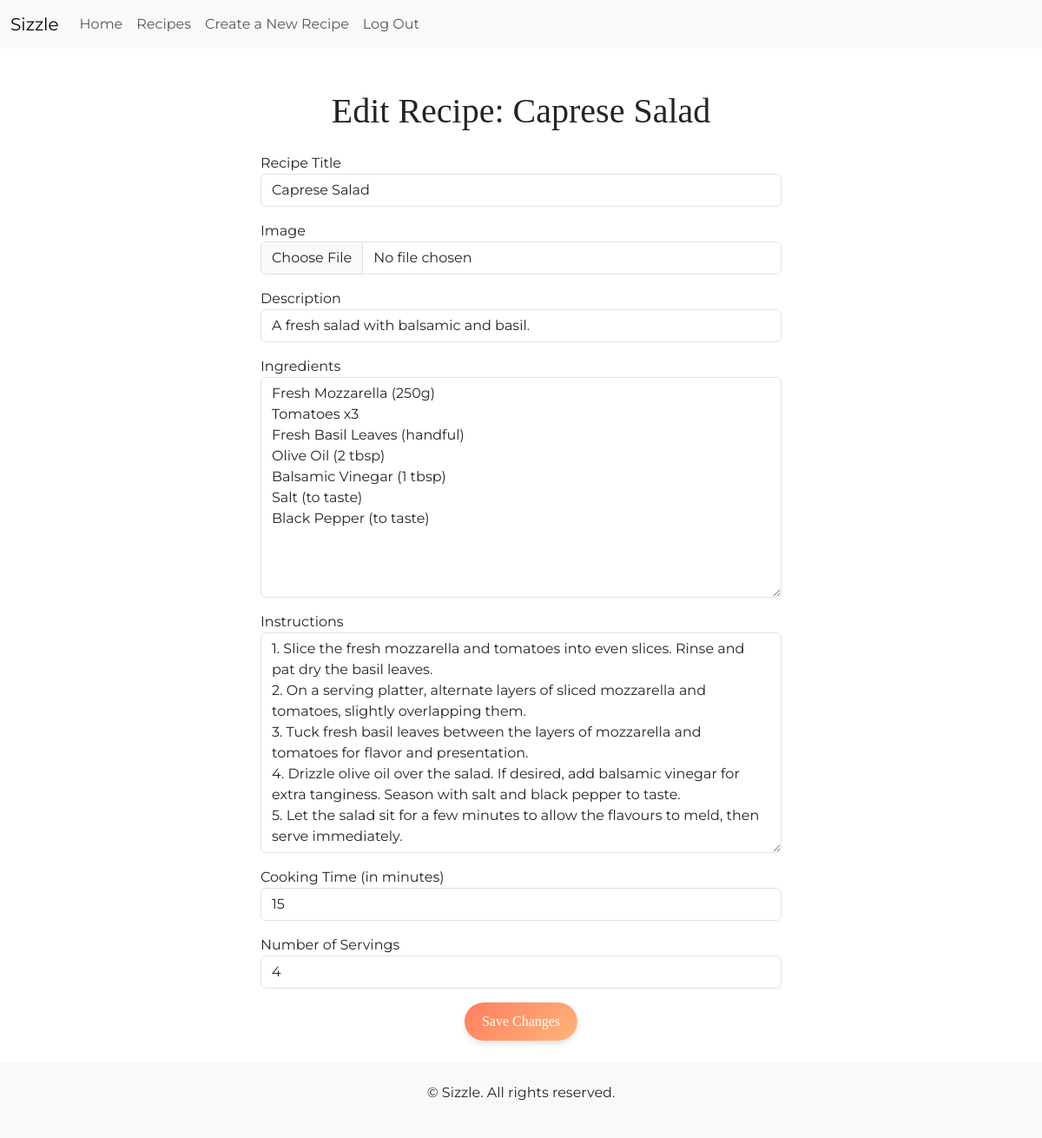
The app's page /recipes/edit/caprese-salad-85baba/ (signed in) with its own data.
### recipes/models.py (models this page shows, shortened)
class Recipe(models.Model):
    title = models.CharField(max_length=40)
    slug = models.SlugField(max_length=35, unique=True)
    author = models.ForeignKey(User, on_delete=models.CASCADE, related_name="user_recipes")
    featured_image = CloudinaryField('image')
    description = models.TextField(max_length=45)
    ingredients = models.TextField(null=True, blank=True)
    instructions = models.TextField()
    cooking_time = models.IntegerField()
    servings = models.IntegerField()
    created_on = models.DateTimeField(auto_now_add=True)
    average_rating = models.FloatField(default=0)
    class Meta:
        ordering = ['-created_on']

### recipes/views.py (the view)
# urls.py: path('recipes/edit/<slug:slug>/', edit_recipe, name='edit_recipe'),
@login_required
def edit_recipe(request, slug):
    recipe = get_object_or_404(Recipe, slug=slug)
    if request.method == 'POST':
        form = RecipeForm(request.POST, request.FILES, instance=recipe)
        if form.is_valid():
            form.save()
            messages.success(request, 'Recipe updated successfully!')
            return redirect('recipe_detail', slug=recipe.slug)
        else:
            messages.error(request, 'Please correct the errors below.')
    else:
        form = RecipeForm(instance=recipe)
    return render(request, 'recipes/edit_recipe.html', {'form': form, 'recipe': recipe, 'title': 'Edit Recipe'})

### templates/recipes/edit_recipe.html (shortened to what this page needs)
{% extends 'base.html' %}
{% load widget_tweaks %}
{% block content %}
<div class="container mt-5">
    <h1 class="text-center">Edit Recipe: {{ recipe.title }}</h1>
    <form method="POST" enctype="multipart/form-data" class="mt-4" style="max-width: 600px; margin: auto;">
        <div class="form-group mb-3">
            <label for="{{ form.title.id_for_label }}">Recipe Title</label>
            {{ form.title|add_class:"form-control" }}
        </div>
        <div class="form-group mb-3">
            <label for="{{ form.featured_image.id_for_label }}">Image</label>
            {{ form.featured_image|add_class:"form-control-file" }}
        </div>
        <div class="form-group mb-3">
            <label for="{{ form.description.id_for_label }}">Description</label>
            {{ form.description|add_class:"form-control" }}
        </div>
        <div class="form-group mb-3">
            <label for="{{ form.ingredients.id_for_label }}">Ingredients</label>
            {{ form.ingredients|add_class:"form-control" }}
        </div>
        <div class="form-group mb-3">
            <label for="{{ form.instructions.id_for_label }}">Instructions</label>
            {{ form.instructions|add_class:"form-control" }}
        </div>
        <div class="form-group mb-3">
            <label for="{{ form.cooking_time.id_for_label }}">Cooking Time (in minutes)</label>
            {{ form.cooking_time|add_class:"form-control" }}
        </div>
        <div class="form-group mb-3">
            <label for="{{ form.servings.id_for_label }}">Number of Servings</label>
            {{ form.servings|add_class:"form-control" }}
        </div>
        <div class="text-center mb-4">
            <button type="submit" class="btn btn-custom">Save Changes</button>
        </div>
    </form>
</div>
{% endblock %}

### assets/css/style.css (style rules this page uses)
h1, h2, h3, h4, h5, .btn { font-family: 'Playfair Display', serif; }
body, p { font-family: 'Montserrat', sans-serif; }
.btn-custom { background: linear-gradient(135deg, #ff7e5f, #feb47b); border: none; color: white; padding: 10px 20px; font-size: 1rem; border-radius: 50px; box-shadow: 0 4px 6px rgba(0, 0, 0, 0.1); transition: all 0.3s ease-in-out; }

### records on screen
Recipe: title "Caprese Salad", description "A fresh salad with balsamic and basil.", ingredients "Fresh Mozzarella (250g) Tomatoes x3 Fresh Basil Leaves (handful) Olive Oil (2 tbsp) Balsamic Vinegar (1 tbsp) Salt (to taste) Black Pepper (to taste)", instructions "1. Slice the fresh mozzarella and tomatoes into even slices. Rinse and pat dry the basil leaves. 2. On a serving platter, alternate layers of sliced mozzarella and tomatoes, slightly overlapping them. 3. Tuck fresh basil leaves between the layers of mozzarella and tomatoes for flavor and presentation. 4. Drizzle olive oil over the salad. If desired, add balsamic vinegar for extra tanginess. Season with salt and black pepper to taste. 5. Let the salad sit for a few minutes to allow the flavours to meld, then serve immediately.", cooking_time "15", servings "4"
